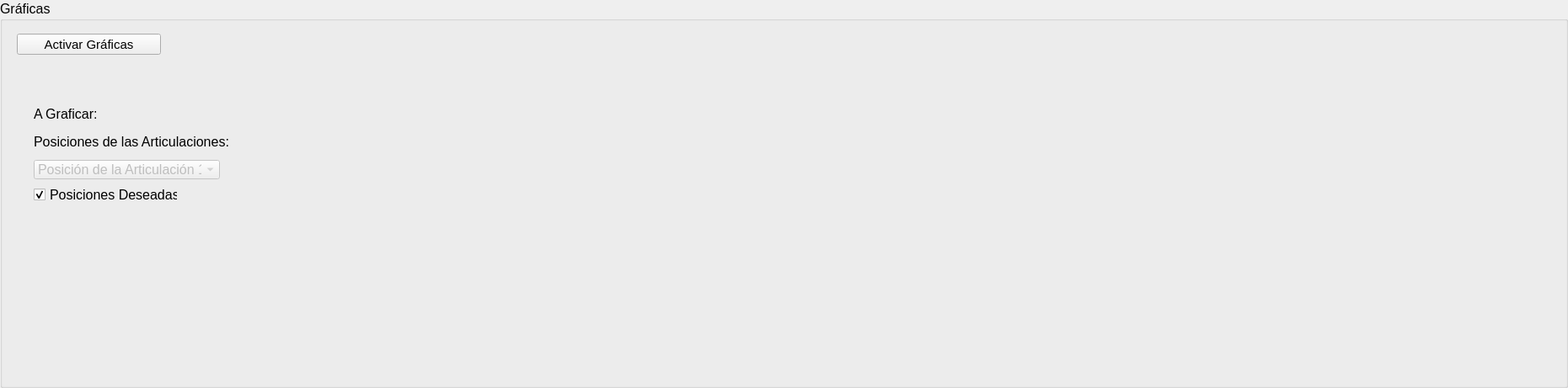
       <widget class="QGroupBox" name="Plots">
        <property name="geometry">
         <rect>
          <x>10</x>
          <y>469</y>
          <width>1861</width>
          <height>461</height>
         </rect>
        </property>
        <property name="minimumSize">
         <size>
          <width>0</width>
          <height>21</height>
         </size>
        </property>
        <property name="maximumSize">
         <size>
          <width>1881</width>
          <height>481</height>
         </size>
        </property>
        <property name="font">
         <font>
          <pointsize>12</pointsize>
         </font>
        </property>
        <property name="title">
         <string>Gráficas</string>
        </property>
        <widget class="QPushButton" name="ActivarGraficasPB">
         <property name="geometry">
          <rect>
           <x>20</x>
           <y>40</y>
           <width>171</width>
           <height>25</height>
          </rect>
         </property>
         <property name="font">
          <font>
           <pointsize>11</pointsize>
          </font>
         </property>
         <property name="cursor">
          <cursorShape>PointingHandCursor</cursorShape>
         </property>
         <property name="text">
          <string>Activar Gráficas</string>
         </property>
        </widget>
        <widget class="QComboBox" name="ElegirGraficaCB">
         <property name="enabled">
          <bool>false</bool>
         </property>
         <property name="geometry">
          <rect>
           <x>40</x>
           <y>190</y>
           <width>221</width>
           <height>23</height>
          </rect>
         </property>
         <property name="font">
          <font>
           <family>Arial</family>
           <pointsize>12</pointsize>
          </font>
         </property>
         <property name="cursor">
          <cursorShape>PointingHandCursor</cursorShape>
         </property>
         <item>
          <property name="text">
           <string>Posición de la Articulación 1</string>
          </property>
         </item>
         <item>
          <property name="text">
           <string>Posición de la Articulación 2</string>
          </property>
         </item>
         <item>
          <property name="text">
           <string>Posición de la Articulación 3</string>
          </property>
         </item>
         <item>
          <property name="text">
           <string>Posición de la Articulación 4</string>
          </property>
         </item>
         <item>
          <property name="text">
           <string>Posición de la Articulación 5</string>
          </property>
         </item>
         <item>
          <property name="text">
           <string>Posición de la Articulación 6</string>
          </property>
         </item>
         <item>
          <property name="text">
           <string>Todas las Articulaciones</string>
          </property>
         </item>
        </widget>
        <widget class="QLabel" name="label_agraficar">
         <property name="geometry">
          <rect>
           <x>40</x>
           <y>120</y>
           <width>81</width>
           <height>31</height>
          </rect>
         </property>
         <property name="text">
          <string>A Graficar:</string>
         </property>
        </widget>
        <widget class="QLabel" name="label_posarticulaciones">
         <property name="geometry">
          <rect>
           <x>40</x>
           <y>160</y>
           <width>231</width>
           <height>16</height>
          </rect>
         </property>
         <property name="text">
          <string>Posiciones de las Articulaciones:</string>
         </property>
        </widget>
        <widget class="QCheckBox" name="PosicionDeseadaRD">
         <property name="geometry">
          <rect>
           <x>40</x>
           <y>220</y>
           <width>171</width>
           <height>22</height>
          </rect>
         </property>
         <property name="text">
          <string>Posiciones Deseadas</string>
         </property>
         <property name="checked">
          <bool>true</bool>
         </property>
        </widget>
       </widget>
